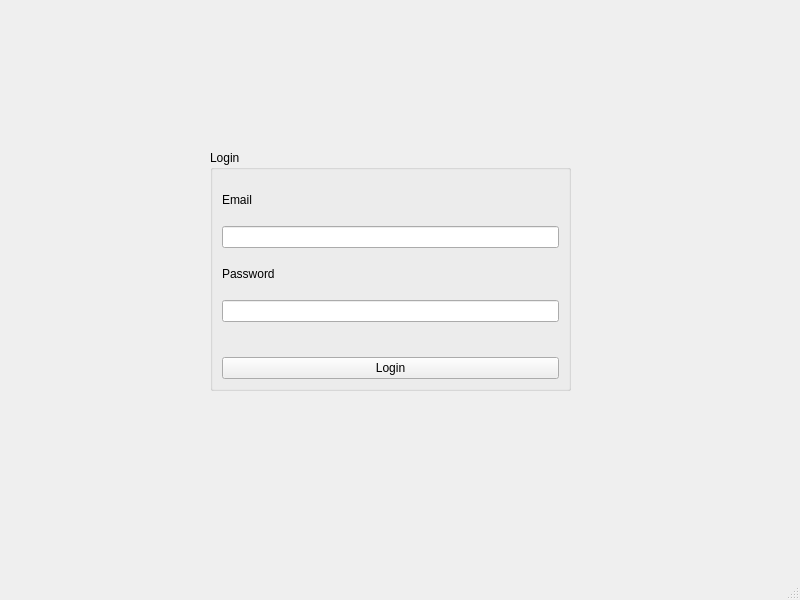
<?xml version="1.0" encoding="UTF-8"?>
<ui version="4.0">
 <class>LoginWindow</class>
 <widget class="QMainWindow" name="LoginWindow">
  <property name="geometry">
   <rect>
    <x>0</x>
    <y>0</y>
    <width>800</width>
    <height>600</height>
   </rect>
  </property>
  <property name="windowTitle">
   <string>LoginWindow</string>
  </property>
  <widget class="QWidget" name="centralwidget">
   <property name="enabled">
    <bool>true</bool>
   </property>
   <property name="maximumSize">
    <size>
     <width>16777215</width>
     <height>16777215</height>
    </size>
   </property>
   <widget class="QGroupBox" name="groupBox">
    <property name="geometry">
     <rect>
      <x>210</x>
      <y>150</y>
      <width>361</width>
      <height>241</height>
     </rect>
    </property>
    <property name="title">
     <string>Login</string>
    </property>
    <layout class="QVBoxLayout" name="verticalLayout_2">
     <item>
      <widget class="QLabel" name="emailLabel">
       <property name="text">
        <string>Email</string>
       </property>
      </widget>
     </item>
     <item>
      <widget class="QLineEdit" name="emailLineEdit"/>
     </item>
     <item>
      <widget class="QLabel" name="passwordLabel">
       <property name="text">
        <string>Password</string>
       </property>
      </widget>
     </item>
     <item>
      <widget class="QLineEdit" name="passwordLineEdit">
       <property name="echoMode">
        <enum>QLineEdit::Password</enum>
       </property>
      </widget>
     </item>
     <item>
      <spacer name="verticalSpacer">
       <property name="orientation">
        <enum>Qt::Vertical</enum>
       </property>
       <property name="sizeType">
        <enum>QSizePolicy::Fixed</enum>
       </property>
       <property name="sizeHint" stdset="0">
        <size>
         <width>20</width>
         <height>29</height>
        </size>
       </property>
      </spacer>
     </item>
     <item>
      <widget class="QPushButton" name="loginButton">
       <property name="text">
        <string>Login</string>
       </property>
      </widget>
     </item>
    </layout>
   </widget>
  </widget>
  <widget class="QMenuBar" name="menubar">
   <property name="geometry">
    <rect>
     <x>0</x>
     <y>0</y>
     <width>800</width>
     <height>21</height>
    </rect>
   </property>
  </widget>
  <widget class="QStatusBar" name="statusBar"/>
 </widget>
 <resources/>
 <connections/>
</ui>
